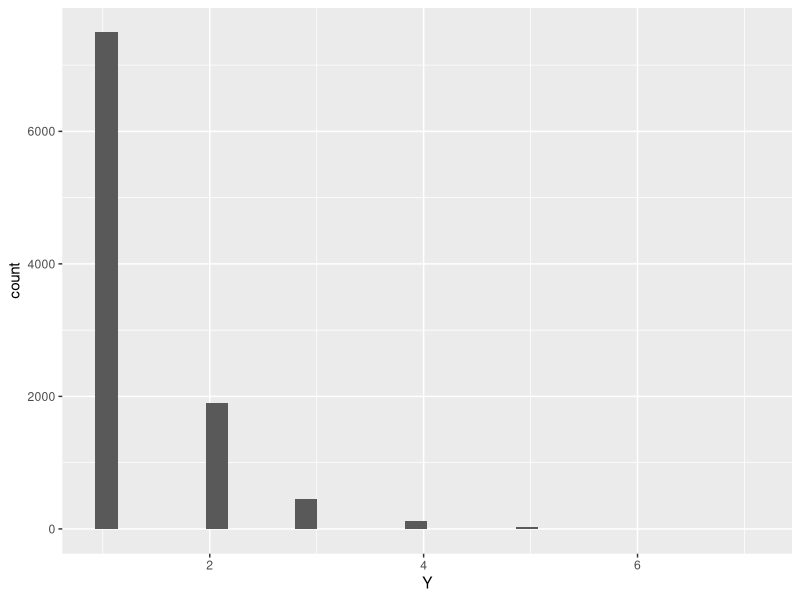
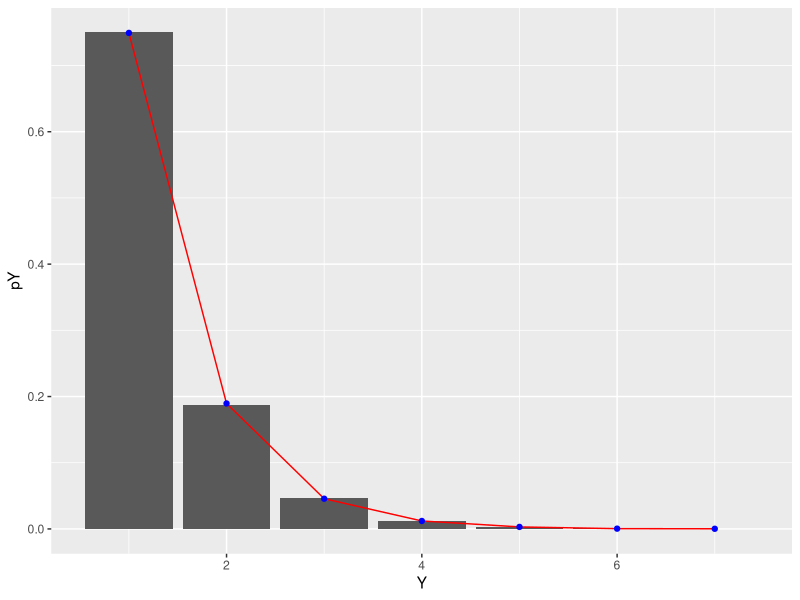

The R source for these figures, in order:
## ---- chunk 1
knitr::opts_chunk$set(echo = TRUE)
## ---- chunk 2
library(tidyverse)
## ---- chunk 3
set.seed(437)
#initialize empty vector 
#will fill with the # of trials needed to reach first success
Y <- c()
for(i in 1:10000){
  #initialize the # of successes and # of trials to be 0
  num_successes <- 0
  trials <- 0
  
  #while # of successes remains 0,
  #generate a new observation x of a bernoulli random variable
  #update the number of trials
  #once x = TRUE, num_successes will be updated to 1
  #and while loop will end
  while(num_successes < 1){
    x <- rbernoulli(1, .75)
    num_successes <- num_successes + x
    trials <- trials + 1
  }
  
  #fill element i of the vector Y with the number of trials
  #it took to reach the first success
  Y[i] <- trials
  #for loop repeats this process 10,000 times
}

#place simulation results in a dataframe
sims_Y <- data.frame(Y)

#plot simulation results
ggplot(sims_Y, aes(x = Y)) +
  geom_histogram()
## ---- chunk 4
#calculate the theoretical probabilities from the pmf
#create vector with all possible values of Y from the simulations
support_Y <- seq(1, max(Y))
support_Y
#probability of one success and y-1 failures
#calculated for each value of y in the support
pY <-  .75*(.25)^(support_Y-1)
pY
prob_dist_Y <- data.frame(Y = support_Y, 
                    pY)

#add a column with the simulated relative frequencies
prob_dist_Y$pY_sims <- proportions(table(sims_Y))

prob_dist_Y

#plot the theoretical probabilites on top of the simulated distribution
ggplot(prob_dist_Y) +
  geom_col(aes(x = Y, y = pY)) +
  geom_line(aes(x = Y, y = pY_sims), color = "red") +
  geom_point(aes(x = Y, y = pY_sims), color = "blue")
